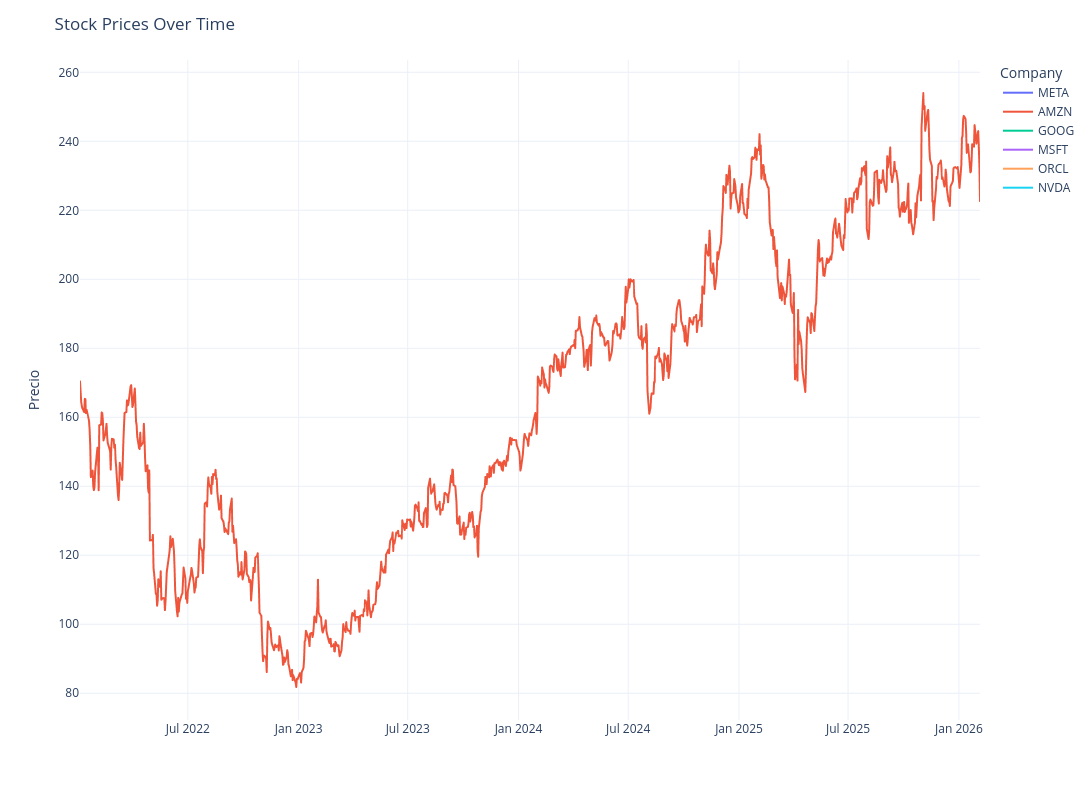

The cell this chart's notebook holds for it:
### Code cell
import plotly.express as px


df_melted = data.reset_index().melt(id_vars='Date', value_vars=['META', 'AMZN', 'GOOG', 'MSFT', 'ORCL', 'NVDA'])
df_melted = df_melted.rename(columns={'index': 'Date', 'Ticker': 'Company', 'value': 'Stock Price'})

# figura con Plotly Express
fig = px.line(df_melted, x='Date', y='Stock Price', color='Company')

# Actualizar layout para que se asemeje al estilo de Seaborn
fig.update_layout(
    title='Stock Prices Over Time',
    xaxis_title='',
    yaxis_title='Precio',
    legend_title='Company',
    template='plotly_white',
    width=1200, # Ancho de la figura
    height=800  # Altura de la figura
)

# Mostramos la figura
fig.show()

### Figure 1 — Plotly figure (JSON) as saved in the notebook; plotly's stock layout.template omitted (floating-point values rounded to 4 significant figures; data arrays with more than 128 entries replaced by an {"elided": "..."} marker saying what was removed)
{"data": [{"hovertemplate": "Company=META<br>Date=%{x}<br>Stock Price=%{y}<extra></extra>", "legendgroup": "META", "line": {"color": "#636efa", "dash": "solid"}, "marker": {"symbol": "circle"}, "mode": "lines", "name": "META", "showlegend": true, "type": "scattergl", "x": {"elided": "1027 str values"}, "xaxis": "x", "y": {"elided": "1027 null values"}, "yaxis": "y"}, {"hovertemplate": "Company=AMZN<br>Date=%{x}<br>Stock Price=%{y}<extra></extra>", "legendgroup": "AMZN", "line": {"color": "#EF553B", "dash": "solid"}, "marker": {"symbol": "circle"}, "mode": "lines", "name": "AMZN", "showlegend": true, "type": "scattergl", "x": {"elided": "1027 str values"}, "xaxis": "x", "y": {"elided": "1027 float values"}, "yaxis": "y"}, {"hovertemplate": "Company=GOOG<br>Date=%{x}<br>Stock Price=%{y}<extra></extra>", "legendgroup": "GOOG", "line": {"color": "#00cc96", "dash": "solid"}, "marker": {"symbol": "circle"}, "mode": "lines", "name": "GOOG", "showlegend": true, "type": "scattergl", "x": {"elided": "1027 str values"}, "xaxis": "x", "y": {"elided": "1027 null values"}, "yaxis": "y"}, {"hovertemplate": "Company=MSFT<br>Date=%{x}<br>Stock Price=%{y}<extra></extra>", "legendgroup": "MSFT", "line": {"color": "#ab63fa", "dash": "solid"}, "marker": {"symbol": "circle"}, "mode": "lines", "name": "MSFT", "showlegend": true, "type": "scattergl", "x": {"elided": "1027 str values"}, "xaxis": "x", "y": {"elided": "1027 null values"}, "yaxis": "y"}, {"hovertemplate": "Company=ORCL<br>Date=%{x}<br>Stock Price=%{y}<extra></extra>", "legendgroup": "ORCL", "line": {"color": "#FFA15A", "dash": "solid"}, "marker": {"symbol": "circle"}, "mode": "lines", "name": "ORCL", "showlegend": true, "type": "scattergl", "x": {"elided": "1027 str values"}, "xaxis": "x", "y": {"elided": "1027 null values"}, "yaxis": "y"}, {"hovertemplate": "Company=NVDA<br>Date=%{x}<br>Stock Price=%{y}<extra></extra>", "legendgroup": "NVDA", "line": {"color": "#19d3f3", "dash": "solid"}, "marker": {"symbol": "circle"}, "mode": "lines", "name": "NVDA", "showlegend": true, "type": "scattergl", "x": {"elided": "1027 str values"}, "xaxis": "x", "y": {"elided": "1027 null values"}, "yaxis": "y"}], "layout": {"height": 800, "legend": {"title": {"text": "Company"}, "tracegroupgap": 0}, "margin": {"t": 60}, "title": {"text": "Stock Prices Over Time"}, "width": 1200, "xaxis": {"anchor": "y", "domain": [0, 1], "title": {"text": ""}}, "yaxis": {"anchor": "x", "domain": [0, 1], "title": {"text": "Precio"}}}}
